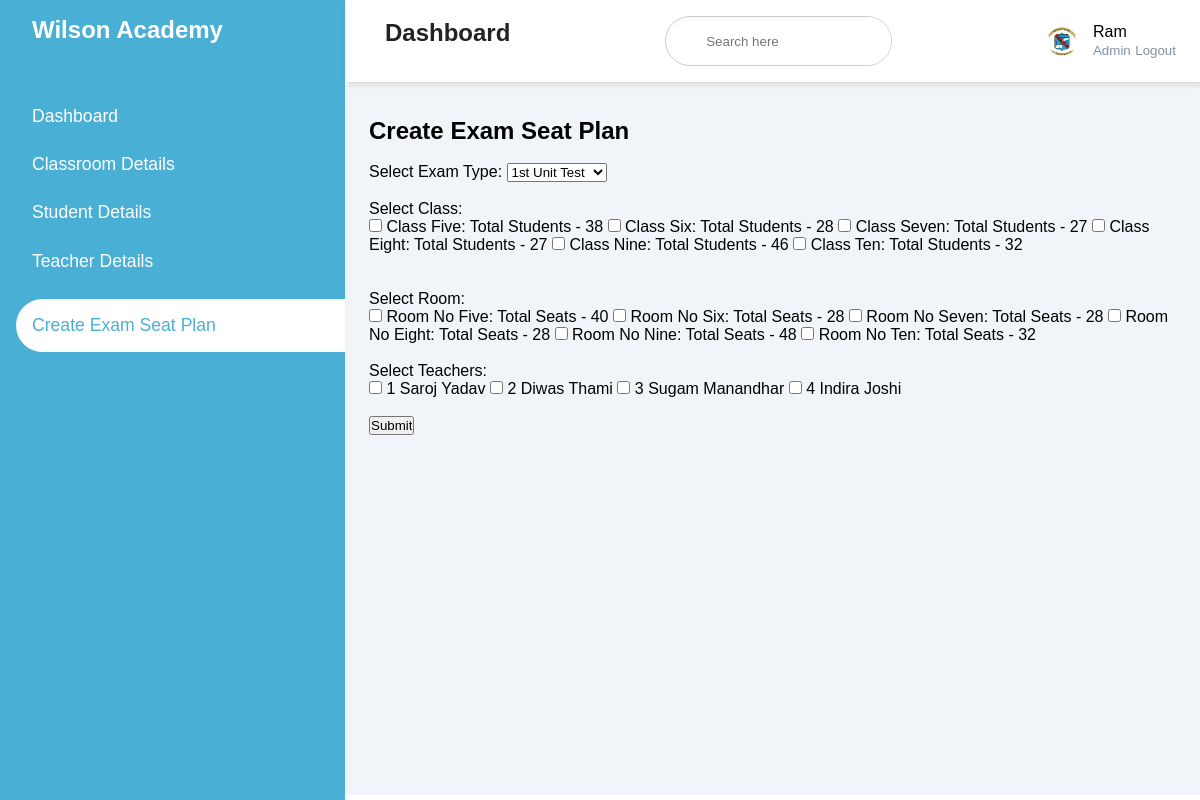
The app's page /examseatplan.php (signed in) with its own data.
### tables this page shows
CREATE TABLE `registration_db` (
  `id` int(11) NOT NULL,
  `name` varchar(50) NOT NULL,
  `username` varchar(25) NOT NULL,
  `email` varchar(50) NOT NULL,
  `password` varchar(75) NOT NULL
);

CREATE TABLE `classroom_details` (
  `classroom_no` int(11) NOT NULL,
  `no_of_rows` int(11) NOT NULL,
  `no_of_column` int(11) NOT NULL,
  `total_seats` int(11) NOT NULL
);

CREATE TABLE `teacher_detail` (
  `t_id` int(11) NOT NULL,
  `t_name` varchar(75) NOT NULL,
  `t_designation` varchar(75) NOT NULL
);

### examseatplan.php (the view, shortened to what this page needs)
<?php
		require	'config.php';
?>
<?php
	if(!empty($_SESSION["id"])){
  		$id = $_SESSION["id"];
  		$result = mysqli_query($con, "SELECT * FROM registration_db WHERE id = $id");
  	$row = mysqli_fetch_assoc($result);
	}
	else{
  		header("Location: login.php");
		}
?>
<!DOCTYPE html>
<html>
<head>
	<link rel="stylesheet" href="https://maxst.icons8.com/vue-static/landings/line-awesome/line-awesome/1.3.0/css/line-awesome.min.css">
	<link rel="stylesheet" href="indexpage.css">
</head>
<body>
	<div class="sidebar">
		<div class="sidebar-brand">
			<h2><span class="lab la-accusoft">Wilson Academy</span></h2>
		</div>
		<div class="sidebar-menu">
			<ul>
				<li>
					<a href="index.php"><span class="las la-igloo"></span><span> Dashboard</span></a>
				</li>
				<li>
					<a href="classroomdetails.php"><span class="las la-users"></span>
						<span>Classroom Details</span>
					</a>
				</li>
				<li>
					<a href="studentdetails.php"><span class="las la-clipboard"></span><span> Student Details</span></a>
				</li>
				<li>
					<a href="teacherdetails.php"><span class="las la-users"></span><span> Teacher Details</span></a>
				</li>
				<li>
					<a href="examseatplan.php" class="active"><span class="las la-clipboard-list"></span><span> Create Exam Seat Plan</span></a>
				</li>
			</ul>
		</div>
	</div>
	<div class="main-content">
		<header>
			<h2>
				<label for="">
					<span class="las la-bars"></span>
				</label>
				Dashboard
			</h2>
			<div class="search-wrapper">
				<input type="search" placeholder="Search here">
			</div>
			<div class="user-wrapper">
				<img src="images/logo.png" width="30px" height="30px" alt="">
				<div>
					<p><?php echo $row["name"]; ?></p>
					<small>Admin</small>
					<small href="logout.php">Logout</small>
				</div>
			</div>
		</header>
		<main>
		<form	action="test6.php" method="get">
	<h2>Create Exam Seat Plan</h2><br>
	<label for="exam_type">Select Exam Type: </label>
	<select name="exam_type">
		<option value="1st Unit Test">1st Unit Test</option>
	</select>
	<br><br>
	<label for="Select Class">Select Class:</label><br>
	<div class="class-select">
	<input type="checkbox" name="select_class[]" value="Class 5">
	<label for="">Class Five: Total Students -
		<?php
					$query= "SELECT roll_no FROM class_five order by roll_no;";
					$query_run=mysqli_query($con,$query);
					$row = mysqli_num_rows($query_run);
					echo '<label>' .$row. '</label>';
			?>
	</label>
	<input type="checkbox" name="select_class[]" value="Class 6">
	<label for="">Class Six: Total Students -
		<?php
					$query= "SELECT roll_no FROM class_six order by roll_no;";
					$query_run=mysqli_query($con,$query);
					$row = mysqli_num_rows($query_run);
					echo '<label>' .$row. '</label>';
			?>
	</label>
	<input type="checkbox" name="select_class[]" value="Class 7">
	<label for="">Class Seven: Total Students -
		<?php
					$query= "SELECT roll_no FROM class_seven order by roll_no;";
					$query_run=mysqli_query($con,$query);
					$row = mysqli_num_rows($query_run);
					echo '<label>' .$row. '</label>';
			?>
	</label>
	<input type="checkbox" name="select_class[]" value="Class 8">
	<label for="">Class Eight: Total Students -
			<?php
					$query= "SELECT roll_no FROM class_eight order by roll_no;";
					$query_run=mysqli_query($con,$query);
					$row = mysqli_num_rows($query_run);
					echo '<label>' .$row. '</label>';
			?>
	</label>
	<input type="checkbox" name="select_class[]" value="Class 9">
	<label for="">Class Nine: Total Students -
			<?php
					$query= "SELECT roll_no FROM class_nine order by roll_no;";
					$query_run=mysqli_query($con,$query);
					$row = mysqli_num_rows($query_run);
					echo '<label>' .$row. '</label>';
			?>
	</label>
	<input type="checkbox" name="select_class[]" value="Class 10">
	<label for="">Class Ten: Total Students -
			<?php
					$query= "SELECT roll_no FROM class_ten order by roll_no;";
					$query_run=mysqli_query($con,$query);
					$row = mysqli_num_rows($query_run);
					echo '<label>' .$row. '</label>';
			?>
	</label>
</div>
	<br><br>
	<label for="Select Room">Select Room:</label><br>
	<input type="checkbox" name="select_room[]" value="Room No 5">
	<label for="">Room No Five: Total Seats -
		<?php
					$sql= "SELECT total_seats FROM classroom_details WHERE classroom_no=5;";
					$query=$con->query($sql);
					$row=$query->fetch_assoc();
					echo '<label>' .$row["total_seats"]. '</label>';
					?>
	</label>
	<input type="checkbox" name="select_room[]" value="Room No 6">
	<label for="">Room No Six: Total Seats -
		<?php
					$sql= "SELECT total_seats FROM classroom_details WHERE classroom_no=6;";
					$query=$con->query($sql);
					$row=$query->fetch_assoc();
					echo '<label>' .$row["total_seats"]. '</label>';
					?>
	</label>
	<input type="checkbox" name="select_room[]" value="Room No 7">
	<label for="">Room No Seven: Total Seats -
		<?php
					$sql= "SELECT total_seats FROM classroom_details WHERE classroom_no=7;";
					$query=$con->query($sql);
					$row=$query->fetch_assoc();
					echo '<label>' .$row["total_seats"]. '</label>';
					?>
	</label>
	<input type="checkbox" name="select_room[]" value="Room No 8">
	<label for="">Room No Eight: Total Seats -
			<?php
					$sql= "SELECT total_seats FROM classroom_details WHERE classroom_no=8;";
					$query=$con->query($sql);
					$row=$query->fetch_assoc();
					echo '<label>' .$row["total_seats"]. '</label>';
					?>
	</label>
	<input type="checkbox" name="select_room[]" value="Room No 9">
	<label for="">Room No Nine: Total Seats -
			<?php
					$sql= "SELECT total_seats FROM classroom_details WHERE classroom_no=9;";
					$query=$con->query($sql);
					$row=$query->fetch_assoc();
					echo '<label>' .$row["total_seats"]. '</label>';
					?>
	</label>
	<input type="checkbox" name="select_room[]" value="Room No 10">
	<label for="">Room No Ten: Total Seats -
			<?php
					$sql= "SELECT total_seats FROM classroom_details WHERE classroom_no=10;";
					$query=$con->query($sql);
					$row=$query->fetch_assoc();
					echo '<label>' .$row["total_seats"]. '</label>';
			?>
	</label>
	<br><br>
	<label for="">Select Teachers:</label><br>
	<?php
					$query="SELECT * from teacher_detail;";
					$result=mysqli_query($con,$query);
					while($row=mysqli_fetch_array($result)){
	?>
			<input type="checkbox" name="select_teacher[]" value="<?php echo $row['t_name'] ?>" ">
			<?php echo $row['t_id'];?>
				<?php echo $row['t_name'];
		}?>
<br><br>
	<input type="submit" name="Submit" style="align-content:center;">
</form>
		</main>
	</div>
</body>
</html>

### indexpage.css (style rules this page uses)
:root { --main-color: #4aafd5; --color-dark:1D2231; --text-grey:#8390A2; }
* { padding: 0; margin: 0; box-sizing: border-box; list-style-type: none; text-decoration: none; font-family: 'Poppins',sans-serif; }
.sidebar { width: 345px; position: fixed; left: 0; top: 0; height: 100%; background: var(--main-color) ; z-index: 100%; }
.sidebar-brand { height: 90px; padding: 1rem 0rem 1rem 2rem; color: #fff; }
.sidebar-brand span { display:inline-block; padding-right: 1rem; }
.sidebar-menu { margin-top: 1rem; font-size: 18px; }
.sidebar-menu li { width: 100%; margin-bottom:1.7rem; padding-left: 1rem; }
.sidebar-menu a { padding-left: 1rem; display: block; color: #fff; font-size:1.1rem; }
.sidebar-menu a.active { background: #fff; padding-top: 1rem; padding-bottom: 1rem; color: var(--main-color); border-radius: 30px 0px 0px 30px; }
.main-content { margin-left: 345px; }
header { display: flex; justify-content: space-between; padding:1rem 1.5rem; box-shadow: 2px 2px 5px rgba(0, 0, 0, 0.2); position: absolute; left: 345 px; width: calc(100% - 345px); top: 0; z-index: 100; }
header h2 { color: #222; }
header label span { font-size: 1.7rem; padding-right: 1rem; }
.search-wrapper { border:1px solid #ccc; border-radius: 30px; height:50px; display: flex; align-items: center; overflow-x: hidden; }
.search-wrapper input { height: 100%; padding: .5rem; border: none; outline: none; }
.user-wrapper { display: flex; align-items: center; }
.user-wrapper img { border-radius: 50%; margin-right: 1rem; }
.user-wrapper small { display: inline-block; color: var(--text-grey); margin-top: -3px; }
main { margin-top: 85px; padding: 2rem 1.5rem; background: #f1f5f9; min-height: calc(100vh - 90px); }

### records on screen
registration_db: name "Ram"
classroom_details: total_seats "40"
classroom_details: total_seats "28"
classroom_details: total_seats "28"
classroom_details: total_seats "28"
classroom_details: total_seats "48"
classroom_details: total_seats "32"
teacher_detail: t_id "1", t_name "Saroj Yadav"
teacher_detail: t_id "2", t_name "Diwas Thami"
teacher_detail: t_id "3", t_name "Sugam Manandhar"
teacher_detail: t_id "4", t_name "Indira Joshi"

### other values on screen
$row "38"
$row "28"
$row "27"
$row "46"
$row "32"
